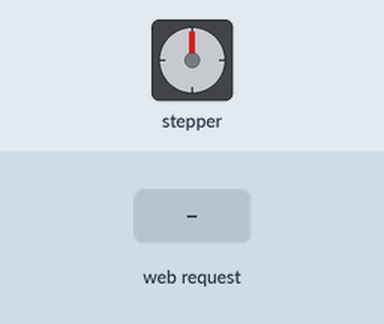
This sketch was run on a simulated ESP8266 (NodeMCU). Shown: stepper motor. Inputs (shaded band) come from the test bench. Stepper angles assume 2048 steps per turn; what the sketch prints to the serial monitor is not drawn.

Above: at 0.1 s.
At 1.2 s:
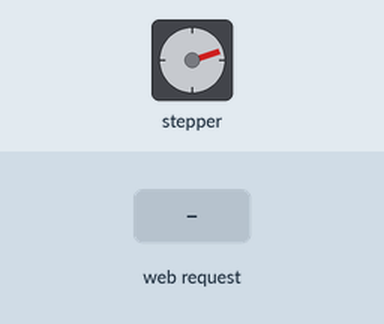
1.3 s: HTTP request GET /rotate?degree=120&ccw=120 received
At 1.55 s:
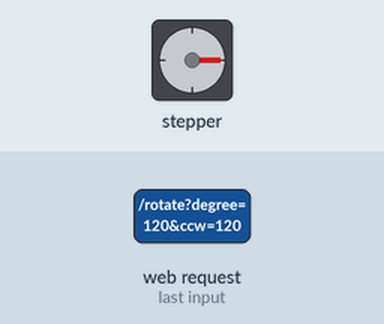
Timing chart, 0 to 13.3 s (numbered marks = the images above; inputs shaded):
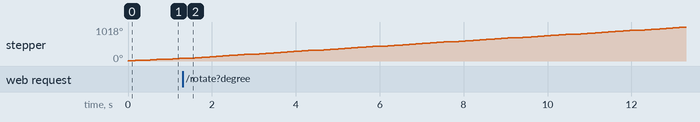

The sketch:

wifi_dongcobuoc.ino
```cpp
#include <ESP8266WiFi.h>
#include <ESPAsyncTCP.h>
#include <ESPAsyncWebServer.h>
#include <Stepper.h>

// Step Motor
#define STEPS 2048
#define IN1 D3
#define IN2 D4
#define IN3 D5
#define IN4 D6
Stepper stepper(STEPS, IN1, IN3, IN2, IN4);
const int step_speed = 15;
int step_num = STEPS / 12;  // Fixed step value
int step_delay = 200;
int step_dir = 1;  // Default direction (clockwise)

// Create AsyncWebServer object on port 80
AsyncWebServer server(80);

void setup() {
  Serial.begin(115200);

  // Step motor
  stepper.setSpeed(step_speed);

  // WiFi softAP
  WiFi.softAP("ESP8266-LQ", "");
  IPAddress myIP = WiFi.softAPIP();
  Serial.print("http://");
  Serial.print(myIP);
  Serial.println("/");

  // Web server routes
  server.on("/", HTTP_GET, [](AsyncWebServerRequest *request) {
    request->send(200, "text/html", R"rawliteral(
<!DOCTYPE html>
<html lang="en">
<head>
  <meta charset="UTF-8">
  <meta name="viewport" content="width=device-width, initial-scale=1.0">
  <title>ESP8266 Web Server</title>
  <style>
    html {
      font-family: Arial;
      display: inline-block;
      margin: 0px auto;
      text-align: center;
    }
    h1 {
      color: #0F3376;
      padding: 2vh;
    }
    .button {
      display: inline-block;
      background-color: #008CBA;
      border: none;
      border-radius: 4px;
      color: white;
      padding: 16px 40px;
      font-size: 30px;
      margin: 2px;
      cursor: pointer;
    }
  </style>
</head>
<body>
  <h1>ESP8266 Web Server</h1>
  <h1>Step Motor</h1>
  <form action="">
    <label for="rotate-degree">Enter:</label>
    <input type="number" id="rotate-degree" placeholder="0 to 360" min="0" max="360">
    <input type="checkbox" name="CCW-checkbox" id="CCW-checkbox">
    <label for="CCW-checkbox">CCW</label>
    <input type="button" id="submit-btn" value="Rotate" class="button" onclick="rotateStepper()">
  </form>
  <script>
    function rotateStepper() {
      const degree = document.getElementById("rotate-degree").value;
      const ccw = document.getElementById("CCW-checkbox").checked ? "true" : "false";
      if (degree >= 0 && degree <= 360) {
        fetch(`/rotate?degree=${degree}&ccw=${ccw}`);
      } else {
        alert("Please enter a degree value between 0 and 360.");
      }
    }
  </script>
</body>
</html>
    )rawliteral");
  });

  server.on("/rotate", HTTP_GET, [](AsyncWebServerRequest *request) {
    if (request->hasParam("degree") && request->hasParam("ccw")) {
      int degree = request->getParam("degree")->value().toInt();
      step_num = degree / 360.0 * STEPS;  // Update step_num based on degree
      String ccw = request->getParam("ccw")->value();
      step_dir = (ccw == "true") ? -1 : 1;  // Update direction based on CCW checkbox
      request->send(200, "text/plain", "Rotation successful");
    } else {
      request->send(400, "text/plain", "Missing degree or ccw parameter");
    }
  });

  server.begin();
}

void loop() {
// Rotate the stepper motor based on the step_num and direction
  stepper.step(step_num * step_dir);
  delay(step_delay);
}
```
